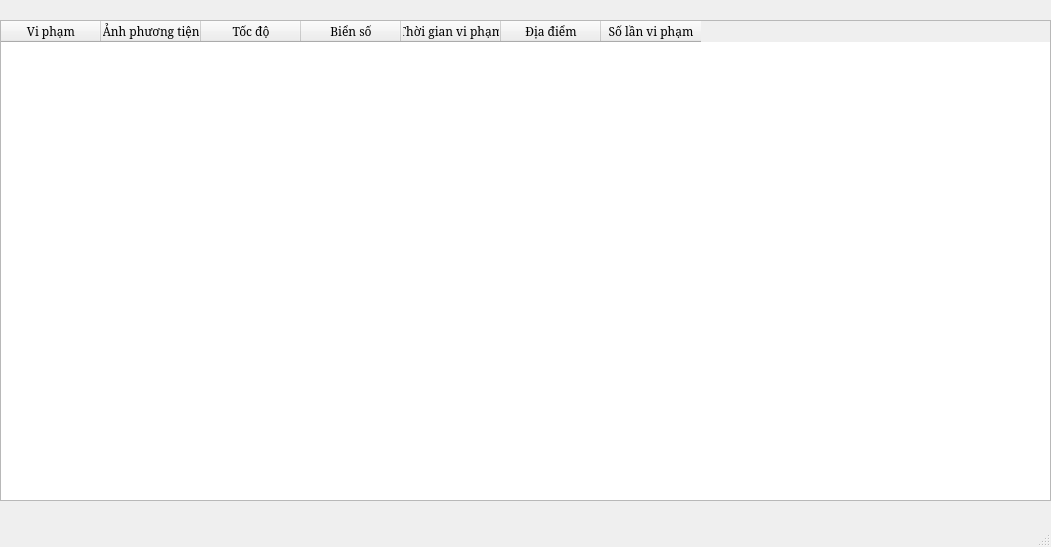
<?xml version="1.0" encoding="UTF-8"?>
<ui version="4.0">
 <class>MainWindow</class>
 <widget class="QMainWindow" name="MainWindow">
  <property name="geometry">
   <rect>
    <x>0</x>
    <y>0</y>
    <width>1051</width>
    <height>547</height>
   </rect>
  </property>
  <property name="windowTitle">
   <string>MainWindow</string>
  </property>
  <widget class="QWidget" name="centralwidget">
   <widget class="QTableWidget" name="table">
    <property name="geometry">
     <rect>
      <x>0</x>
      <y>20</y>
      <width>1051</width>
      <height>481</height>
     </rect>
    </property>
    <property name="font">
     <font>
      <family>Serif</family>
     </font>
    </property>
    <column>
     <property name="text">
      <string>Vi phạm</string>
     </property>
    </column>
    <column>
     <property name="text">
      <string>Ảnh phương tiện</string>
     </property>
    </column>
    <column>
     <property name="text">
      <string>Tốc độ</string>
     </property>
    </column>
    <column>
     <property name="text">
      <string>Biển số</string>
     </property>
    </column>
    <column>
     <property name="text">
      <string>Thời gian vi phạm</string>
     </property>
    </column>
    <column>
     <property name="text">
      <string>Địa điểm</string>
     </property>
    </column>
    <column>
     <property name="text">
      <string>Số lần vi phạm</string>
     </property>
    </column>
   </widget>
  </widget>
  <widget class="QMenuBar" name="menubar">
   <property name="geometry">
    <rect>
     <x>0</x>
     <y>0</y>
     <width>1051</width>
     <height>20</height>
    </rect>
   </property>
  </widget>
  <widget class="QStatusBar" name="statusbar"/>
 </widget>
 <resources/>
 <connections/>
</ui>
